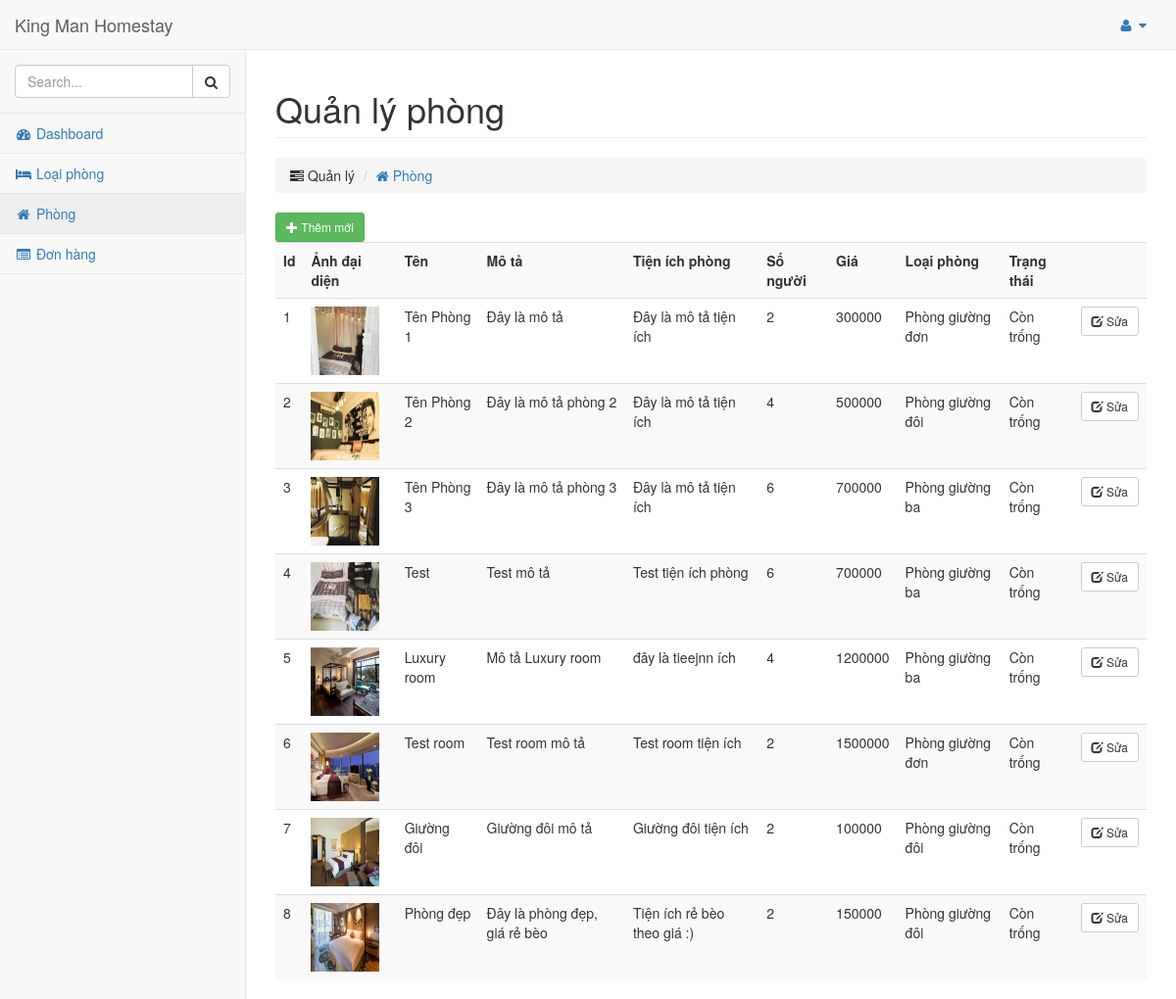
The page /admin/phong.php (signed in) on the database its author committed.
### tables this page shows
CREATE TABLE `rooms` (
  `ID` int(11) NOT NULL,
  `Name` varchar(200) NOT NULL,
  `Description` text NOT NULL COMMENT 'Mô tả chi tiết phòng',
  `Ultilities` text NOT NULL COMMENT 'Mổ tả các tiện ích của phòng',
  `NumberOfPeople` int(11) NOT NULL,
  `Price` float NOT NULL,
  `Status` tinyint(1) NOT NULL DEFAULT '1' COMMENT '1: Còn trống | 0: Không trống (đã có người thuê)',
  `CategoryID` int(11) NOT NULL
);

CREATE TABLE `images` (
  `ID` int(11) NOT NULL,
  `Name` varchar(500) NOT NULL COMMENT 'tên file hình ảnh kèm theo định dạng hình ảnh, Ví dụ: hinh1.jpg hoặc hinh2.png',
  `RoomID` int(11) NOT NULL
);

CREATE TABLE `categories` (
  `ID` int(11) NOT NULL,
  `Name` varchar(100) NOT NULL
);

### admin/phong.php (the view, shortened to what this page needs)
<?php
include("connection.php");
$lenh = "select * from rooms";
$kq = mysqli_query($conn,$lenh);
?>
<!DOCTYPE html>
<html lang="en">
<head>
  <link href="vendor/bootstrap/css/bootstrap.min.css" rel="stylesheet">
  <link href="vendor/metisMenu/metisMenu.min.css" rel="stylesheet">
  <link href="dist/css/sb-admin-2.css" rel="stylesheet">
  <link href="vendor/morrisjs/morris.css" rel="stylesheet">
  <link href="vendor/font-awesome/css/font-awesome.min.css" rel="stylesheet" type="text/css">
    </head>
    <body>
      <div id="wrapper">
        <nav class="navbar navbar-default navbar-static-top" role="navigation" style="margin-bottom: 0">
          <div class="navbar-header">
            <a class="navbar-brand" href="index.php">King Man Homestay</a>
          </div>
          <ul class="nav navbar-top-links navbar-right">
            <li class="dropdown">
              <a class="dropdown-toggle" data-toggle="dropdown" href="#">
                <i class="fa fa-user fa-fw"></i> <i class="fa fa-caret-down"></i>
              </a>
            </li>
          </ul>
          <div class="navbar-default sidebar" role="navigation">
            <div class="sidebar-nav navbar-collapse">
              <ul class="nav" id="side-menu">
                <li class="sidebar-search">
                  <div class="input-group custom-search-form">
                    <input type="text" class="form-control" placeholder="Search...">
                    <span class="input-group-btn">
                      <button class="btn btn-default" type="button">
                        <i class="fa fa-search"></i>
                      </button>
                    </span>
                  </div>
                </li>
                <li>
                  <a href="index.php"><i class="fa fa-tachometer fa-fw"></i> Dashboard</a>
                </li>
                <li>
                  <a href="loaiphong.php"><i class="fa fa-bed fa-fw"></i> Loại phòng</a>
                </li>
                <li>
                  <a href="phong.php" class="active"><i class="fa fa-home fa-fw"></i> Phòng</a>
                </li>
                <li>
                  <a href="donhang.php"><i class="fa fa-list-alt fa-fw"></i> Đơn hàng</a>
                </li>
              </ul>
            </div>
          </div>
        </nav>
        <div id="page-wrapper">
         <div class="row">
           <div class="col-lg-12">
            <h1 class="page-header">Quản lý phòng</h1>
            <ol class="breadcrumb">
             <li><i class="fa fa-tasks"></i> Quản lý</li>
             <li class="active"><a href="phong.php"><i class="fa fa-home"></i> Phòng</a></li>
           </ol>
         </div>
         <div>
          <div class="col-lg-5">
            <a href='themmoiphong.php'
            class='btn btn-success   btn-sm'> <span
            class='glyphicon glyphicon-plus'></span> Thêm mới
          </a>
        </div>
      </div>
    </div>
    <div class="table-responsive">
      <table class="table table-hover table-striped">
        <tr>
          <th>Id</th>
          <th>Ảnh đại diện</th>
          <th>Tên</th>
          <th>Mô tả</th>
          <th>Tiện ích phòng</th>
          <th>Số người</th>
          <th>Giá</th>
          <th>Loại phòng</th>
          <th>Trạng thái</th>
          <th></th>
        </tr>
        <?php
        while($row = mysqli_fetch_row($kq))
        {
          echo "<tr>
          <td>$row[0]</td>";
          $lenhp = "select Name from images where RoomID= '$row[0]' ORDER BY ID LIMIT 1 ";
          $kqp = mysqli_query($conn,$lenhp);
          $num = mysqli_num_rows($kqp);
          if ($num > 0) {
            while($rowp = mysqli_fetch_row($kqp))
            {
              echo " <td><img src='images/$rowp[0]' alt='Ảnh đại diện' height='70' width='70'></td>";
            }
          }
          else {
            echo " <td><img src='' alt='Ảnh đại diện' height='70' width='70'></td>";
          }
          echo "<td>$row[1]</td>
          <td>$row[2]</td>
          <td>$row[3]</td>
          <td>$row[4]</td>
          <td>$row[5]</td>";
          $lenht = "select * from categories";
          $kqt = mysqli_query($conn,$lenht);
          while($row1 = mysqli_fetch_row($kqt))
          {
            if ($row[7]==$row1[0]) {
              echo " <td>$row1[1]</td>";
            }
          }
          if ($row[6]==1) {
            echo "<td>Còn trống</td>";
          }
          else {
            echo "<td>Đã có người thuê</td>";
          }
          echo "<td><a href='suaphong.php?id=$row[0]'
          class='btn btn-default btn-sm'> <span
          class='glyphicon glyphicon-edit'></span> Sửa
          </a></td>
          </tr>";
        }
        ?>
      </table>
    </div>
  </div>
</div>
</body>
</html>

### rows shown on the page
rooms: ID "1", Name "Tên Phòng 1", Description "Đây là mô tả", Ultilities "Đây là mô tả tiện ích", NumberOfPeople "2", Price "300000", Status "Còn trống"
images: Name (picture)
categories: Name "Phòng giường đơn"
rooms: ID "2", Name "Tên Phòng 2", Description "Đây là mô tả phòng 2", Ultilities "Đây là mô tả tiện ích", NumberOfPeople "4", Price "500000", Status "Còn trống"
images: Name (picture)
categories: Name "Phòng giường đôi"
rooms: ID "3", Name "Tên Phòng 3", Description "Đây là mô tả phòng 3", Ultilities "Đây là mô tả tiện ích", NumberOfPeople "6", Price "700000", Status "Còn trống"
images: Name (picture)
categories: Name "Phòng giường ba"
rooms: ID "4", Name "Test", Description "Test mô tả", Ultilities "Test tiện ích phòng", NumberOfPeople "6", Price "700000", Status "Còn trống"
images: Name (picture)
rooms: ID "5", Name "Luxury room", Description "Mô tả Luxury room", Ultilities "đây là tieejnn ích", NumberOfPeople "4", Price "1200000", Status "Còn trống"
images: Name (picture)
rooms: ID "6", Name "Test room", Description "Test room mô tả", Ultilities "Test room tiện ích", NumberOfPeople "2", Price "1500000", Status "Còn trống"
images: Name (picture)
rooms: ID "7", Name "Giường đôi", Description "Giường đôi mô tả", Ultilities "Giường đôi tiện ích", NumberOfPeople "2", Price "100000", Status "Còn trống"
images: Name (picture)
rooms: ID "8", Name "Phòng đẹp", Description "Đây là phòng đẹp, giá rẻ bèo", Ultilities "Tiện ích rẻ bèo theo giá :)", NumberOfPeople "2", Price "150000", Status "Còn trống"
images: Name (picture)
